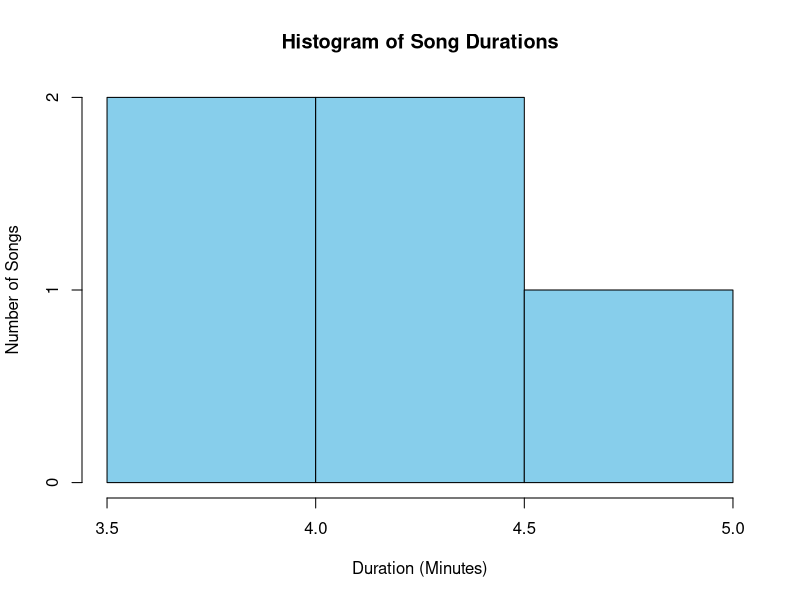

Reproduce this figure in R.
# Create Dataset
music_data <- data.frame(
  Song_ID = c(1, 2, 3, 4, 5),
  Duration = c(3.5, 4.2, 3.8, 5.0, 4.1),
  Streams = c(150, 200, 180, 250, 170),
  Genre = c("Pop", "Rock", "Pop", "Hip-Hop", "Rock")
)

# Histogram
hist(music_data$Duration,
     main = "Histogram of Song Durations",
     xlab = "Duration (Minutes)",
     ylab = "Number of Songs",
     col = "skyblue",
     border = "black")
